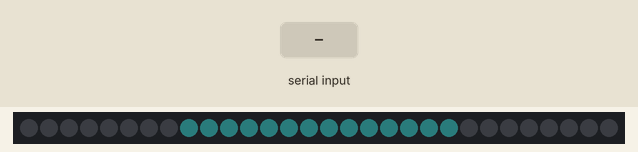
This program was run on a simulated ESP32. Parts: 30 RGB LEDs in strip order, left to right. The test bench sets the inputs (shaded band). Dim RGB values are drawn brighter than linear; I2S audio is not simulated (input reads silence).

Above: at 1.29 s.
1.3 s: "1" received over the second serial link
At 2.1 s:
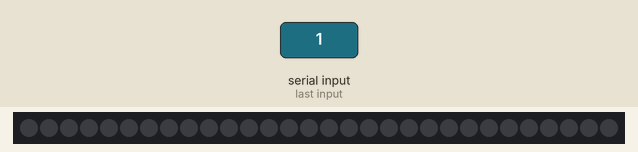
At 5.63 s:
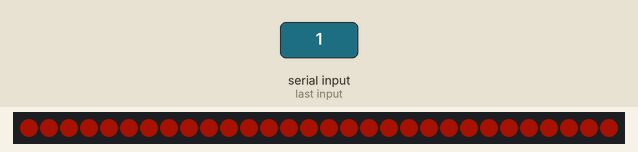
Timing chart, 0 to 7.1 s (numbered marks = the images above; inputs shaded):
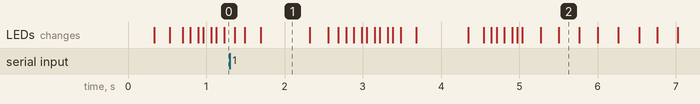

Measured:
- what the display in image 1 shows lasts 0.6 s, from 1.7 s to 2.3 s

The program:

main.cpp
```cpp
#include <Arduino.h>

#include <atomic>

#include "BuildConfig.hpp"
#include "audio_hal_esp32/Esp32I2sAudio.hpp"
#include "audiodecision/AudioDecision.hpp"
#include "audiostartup/AudioStartup.hpp"
#include "config/PinMap.hpp"
#include "enginesim/EngineSim.hpp"
#include "enginesim/ShowScript.hpp"
#include "lights/LightRenderer.hpp"
#include "lights_hal_esp32/Esp32NeoPixelStrip.hpp"
#include "link2/Link2Codec.hpp"
#include "link2monitor/Link2Monitor.hpp"
#include "soundsynth/EngineSynth.hpp"
#include "soundsynth/SynthProfiles.hpp"

#ifdef W17_SIM_LINK2_FEEDER
#include "SimLink2Feeder.hpp"
#endif

namespace {

// ---- Cross-core surface (the ONLY shared state; see CLAUDE.md) ----
// Packed synth params, written by the control loop (core 1), read by the
// audio pump (core 0). One atomic word => torn-free, lock-free.
std::atomic<uint32_t> gSynthParams{0};
// Heartbeat: control loop stamps millis() each tick; the audio task ramps to
// silence if it goes stale (a wedged control loop must not scream forever).
std::atomic<uint32_t> gControlHeartbeatMs{0};

// ---- Config (validated at compile time) ----
constexpr link2monitor::Link2MonitorConfig kMonitorConfig{};
static_assert(kMonitorConfig.valid(), "monitor config");
constexpr enginesim::EngineSimConfig kEngineConfig{};
static_assert(kEngineConfig.valid(), "engine config");
// Engine voice: the BOOT profile (the V10 -- see SynthProfiles.hpp), heard
// until the first link2 frame arrives. At runtime the v2 soundProfile byte
// selects the voice (owner decision 15, 2026-08-16): normalized in the
// control tick below, carried in the packed word's profile bits, applied by
// EngineSynth::applyPackedParams on the audio task.
constexpr soundsynth::EngineSynthConfig kSynthConfig = soundsynth::profiles::kDefault;
static_assert(kSynthConfig.valid(), "synth config: partial sum exceeds headroom");
constexpr lights::LightConfig kLightConfig{};
static_assert(kLightConfig.valid(), "light config: power budget or thresholds");

#ifdef W17_SIM_LINK2_FEEDER
// ---- Sim-image self-identification (sl:safety-5) ----------------------------
// A bench image and the delivery image used to be indistinguishable on the
// finished car: same strip, same sounds, and the sim feeder's scripted frames
// say "armed". So the sim build lights one pixel MAGENTA, permanently.
// Magenta is absent from the whole palette (LightRenderer.cpp) -- nothing else
// on this strip ever shows red and blue together without green -- so one glance
// answers "is this the delivery firmware?".
//
// It sits on the rain light's last pixel: dark except during ERS harvest, so
// the marker costs the demo almost nothing. Written AFTER the compositor, so
// it survives every layer including the failsafe hazard: the marker must not
// be something a fault can hide. Pre-rendered through the same cap+gamma the
// renderer applies, so it stays inside the power budget's model.
constexpr uint8_t kSimMarkerPixel =
    static_cast<uint8_t>(kLightConfig.rainLight.start + kLightConfig.rainLight.len - 1);
static_assert(kLightConfig.rainLight.len > 0, "the sim marker needs a rain-light pixel");
static_assert(kSimMarkerPixel < lights::kNumPixels, "sim marker pixel is off the strip");
constexpr uint8_t kSimMarkerFull = lights::renderedDuty(255, kLightConfig.maxBrightness);
constexpr lights::Rgb kSimMarkerColor{kSimMarkerFull, 0, kSimMarkerFull};
#endif

// ---- Core-1 (control) objects ----
link2monitor::Link2Monitor monitor(kMonitorConfig);
enginesim::EngineSim engine(kEngineConfig);
lights::LightRenderer lightRenderer(kLightConfig);

// ---- Core-0 (audio) objects ----
soundsynth::EngineSynth synth(kSynthConfig);
audio_hal_esp32::Esp32I2sAudio i2s(pinmap::kI2sBclkPin, pinmap::kI2sLrclkPin,
                                    pinmap::kI2sDataPin, soundsynth::kSampleRateHz);

lights_hal_esp32::Esp32NeoPixelStrip strip(pinmap::kLedStripPin, lights::kNumPixels);

constexpr uint32_t kControlPeriodMs = 20; // 50Hz
constexpr uint32_t kLightsPeriodMs = 33;  // ~30Hz
constexpr uint32_t kAudioDeadmanMs = 500; // control-loop staleness -> mute

// ---- Audio pump: core 0, blocks in i2s.write, self-paced ----
void audioTask(void*) {
    constexpr size_t kFrames = 256;
    static int16_t buf[kFrames * 2];
    for (;;) {
        // Dead-man: if the control loop hasn't ticked recently, force silent
        // params regardless of the last packed value.
        const uint32_t now = millis();
        const uint32_t hb = gControlHeartbeatMs.load(std::memory_order_relaxed);
        if (audiodecision::isAudioHeartbeatStale(now, hb, kAudioDeadmanMs)) {
            synth.setParams(0, 0, false, false, false);
        } else {
            synth.applyPackedParams(gSynthParams.load(std::memory_order_relaxed));
        }
        synth.render(buf, kFrames);

        // Runtime I2S write handling (SLR-4). A completed write that reports a
        // non-success status, or success with a byte count other than the 1024
        // requested, permanently disables audio for this boot: emit exactly one
        // diagnostic and delete this task. No retry, no driver uninstall, no
        // reset -- the task's non-existence IS the audio-disabled state, and
        // link2/EngineSim/lights/failsafe on core 1 keep running. This does NOT
        // detect an i2s_write that blocks forever under portMAX_DELAY.
        const audio_hal_esp32::WriteResult wr = i2s.write(buf, kFrames);
        if (audiodecision::runtimeActionFor(
                audiodecision::classifyWrite(wr.status, wr.requestedBytes, wr.bytesWritten)) ==
            audiodecision::AudioRuntimeAction::Disable) {
            W17_UART0_PRINTF("audio disabled: runtime write fault (err 0x%x, requested %u, wrote %u)\n",
                             static_cast<unsigned>(wr.status),
                             static_cast<unsigned>(wr.requestedBytes),
                             static_cast<unsigned>(wr.bytesWritten));
            vTaskDelete(nullptr); // never returns; no code runs after this
        }
    }
}

// ---- Audio-device startup adapter (SLR-3) ----
// Binds the pure audiostartup sequencing to the real IDF / FreeRTOS calls.
// Each I2S op forwards to the HAL (true only on ESP_OK); createTask maps
// pdPASS -> true and keeps the audio task parameters byte-for-byte identical to
// the historical unchecked call. taskResult retains the BaseType_t for the
// one-shot failure diagnostic. No allocation, no dynamic strings.
struct AudioStartupOps {
    BaseType_t taskResult = pdPASS;

    bool installDriver() { return i2s.installDriver(); }
    bool configurePins() { return i2s.configurePins(); }
    bool clearDma() { return i2s.clearDma(); }
    bool createTask() {
        // Audio pump on core 0 (Arduino loop owns core 1; no WiFi/BT here).
        taskResult =
            xTaskCreatePinnedToCore(audioTask, "audio", 4096, nullptr, 5, nullptr, 0);
        return taskResult == pdPASS;
    }
    void uninstallDriver() { i2s.uninstallDriver(); }
};

// Emit exactly one concise startup diagnostic for a failed audio bring-up
// (none on success -- the firmware prints nothing on a healthy boot). Includes
// the underlying esp_err_t / task return code. No dynamic String.
void reportAudioStartup(audiostartup::AudioStartupResult result,
                        [[maybe_unused]] const AudioStartupOps& ops) {
    switch (result) {
        case audiostartup::AudioStartupResult::Ready:
            return;
        case audiostartup::AudioStartupResult::DriverInstallFailed:
            W17_UART0_PRINTF("audio disabled: i2s driver install failed (err 0x%x)\n",
                             static_cast<unsigned>(i2s.lastError()));
            return;
        case audiostartup::AudioStartupResult::PinConfigurationFailed:
            W17_UART0_PRINTF("audio disabled: i2s pin setup failed (err 0x%x)\n",
                             static_cast<unsigned>(i2s.lastError()));
            return;
        case audiostartup::AudioStartupResult::DmaClearFailed:
            W17_UART0_PRINTF("audio disabled: i2s DMA clear failed (err 0x%x)\n",
                             static_cast<unsigned>(i2s.lastError()));
            return;
        case audiostartup::AudioStartupResult::TaskCreationFailed:
            W17_UART0_PRINTF("audio disabled: task creation failed (rc %d)\n",
                             static_cast<int>(ops.taskResult));
            return;
    }
}

uint32_t lastControlMs = 0;
uint32_t lastLightsMs = 0;

} // namespace

void setup() {
#if W17_UART0_DIAGNOSTICS
    // Application UART0 for diagnostics only; compiled out of the delivery
    // build (finding SL-3). ROM/bootloader output on UART0 is outside this gate.
    Serial.begin(115200);
#endif

#ifndef W17_SIM_LINK2_FEEDER
    // link2 in from board #1 on UART2 (RX only; TX reserved for future ack).
    Serial2.begin(115200, SERIAL_8N1, pinmap::kLink2UartRxPin, /*txPin=*/-1);
#else
    // MUTUAL EXCLUSION (sl:safety-5): the sim image never opens the real link2
    // UART, so a scripted frame and a real one can never interleave into one
    // nonsense state. The RX pin is left unconfigured -- the strongest form of
    // "this build does not listen to board #1". See the marker above for the
    // other half: telling the two images apart on the finished car.
    W17_UART0_PRINTF(
        "[sim] SIMULATION IMAGE (esp32dev_sim): scripted link2 frames, real UART2 NOT read.\n"
        "[sim] One magenta pixel marks this build. Re-flash esp32dev before the car ships.\n");
#endif

    // Audio output startup (SLR-3): drive the I2S bring-up and audio-task
    // creation through the tested sequencing. On any failure the driver is torn
    // down best-effort, no audio task exists, audio stays disabled for this
    // boot, and we emit one diagnostic -- then setup() continues so link2,
    // EngineSim, and the lights still come up normally.
    AudioStartupOps audioOps;
    const audiostartup::AudioStartupResult audioResult = audiostartup::startAudio(audioOps);
    reportAudioStartup(audioResult, audioOps);

    strip.begin();

    // ---- Core-1 loop watchdog (sl:safety-2, owner ruling OD-12 Q2(a)) ----
    //
    // WHAT IT FIXES. The audio side already has a dead-man: params not
    // refreshed for kAudioDeadmanMs and the synth ramps to silence. The LIGHT
    // side has none -- a wedged loop() simply stops calling strip.show(), and
    // WS2812s hold their last frame forever. So before this, a hung control
    // loop went quiet and then sat there showing a perfectly healthy-looking
    // armed teal (or a frozen solid amber), which is the worst possible
    // failure: silent, still, and reassuring. Board #1 has carried a loop
    // TWDT since remediation R5-a; this board was the asymmetric one.
    //
    // WHAT THIS CALL DOES. enableLoopWDT() (esp32-hal.h:111,
    // esp32-hal-misc.c:91-99 of the pinned core) subscribes the Arduino
    // loopTask -- the task this function runs on -- to the ONE global TWDT the
    // framework already starts at boot. The core resets it once per loop pass
    // for us (cores/esp32/main.cpp:47-49), so there is no feed call to forget
    // here and no second watchdog.
    //
    // THE DEADLINE IS THE FRAMEWORK'S, NOT BOARD #1's. sdkconfig ships
    // CONFIG_ESP_TASK_WDT_TIMEOUT_S=5 with CONFIG_ESP_TASK_WDT_PANIC=y, so a
    // wedged loop panics and reboots after ~5 s, against board #1's 2 s.
    // Matching 2 s would mean esp_task_wdt_init(2, true), which UPDATES the
    // single global instance and so also moves the core-0 idle task to a 2 s
    // deadline -- on this board core 0 is the audio pump, and whether it ever
    // starves IDLE0 for 2 s is unmeasurable until the bench (A2 NOT EXECUTED).
    // Taking the framework default adds protection without adding an
    // unvalidated reset risk. [bench-TBD]: an owner call once Phase B can
    // measure it.
    //
    // SYMPTOM LEGEND (so a self-reset is not mistaken for a radio failsafe):
    //   lights blink OFF entirely and the engine re-cranks from silence
    //     = board #2 rebooted itself (this watchdog). The strip is cleared on
    //       boot (Esp32NeoPixelStrip.cpp:8-12) and the monitor re-enters
    //       NeverConnected -> Up, so recovery is clean and obvious.
    //   lights go AMBER HAZARD and the engine falls silent, strip still alive
    //     = link2 staleness / failsafe. Board #2 is fine; board #1 or the
    //       harness is not.
    // Audio leads either way: the 500 ms dead-man mutes long before the ~5 s
    // watchdog fires, so "went quiet, then everything blinked off" is one
    // event, not two.
    enableLoopWDT();
}

void loop() {
    const uint32_t nowMs = millis();

#ifndef W17_SIM_LINK2_FEEDER
    // ---- Drain the link2 UART every pass (never let bytes back up). ----
    while (Serial2.available() > 0) {
        monitor.feedByte(static_cast<uint8_t>(Serial2.read()), nowMs);
    }
#endif

#ifdef W17_SIM_LINK2_FEEDER
    // Standalone bench demo: inject scripted frames through the same monitor
    // path the UART uses. This is the ONLY frame source in this build
    // (sl:safety-5) -- the real UART is not opened, let alone drained.
    {
        static uint8_t simFrame[link2::kFrameLen];
        const size_t n = simfeeder::tick(nowMs, simFrame);
        for (size_t i = 0; i < n; ++i) {
            monitor.feedByte(simFrame[i], nowMs);
        }
    }
#endif

    // ---- 50Hz control tick: monitor -> show script -> engine -> publish. ----
    if (nowMs - lastControlMs >= kControlPeriodMs) {
        lastControlMs = nowMs;
        monitor.poll(nowMs);
        // Showcase (link2 modeFlags bit0): under showcase sound authority the
        // curated idle script substitutes the throttle the wire truthfully
        // carries as 0 (gentle seeded blips, limiter/overrun unreachable by
        // construction -- lib/enginesim/ShowScript.hpp). In every other state
        // -- driving, disarmed, failsafe, low battery, stale link --
        // applyShowScript is a pure pass-through, so the drive path cannot
        // be touched by it. Ignition itself keys on armed || showcase inside
        // EngineSim (D5/D4 gating included).
        engine.update(nowMs, enginesim::applyShowScript(monitor.state(), nowMs));
        const enginesim::EngineState& e = engine.engine();
        // link2 v2 operator sound config rides the same single packed word:
        // the operator volume composes into the state volume here on core 1
        // (failsafe still wins -- Ignition::Off makes the state volume 0 and
        // 0 scales to 0), and the normalized voice profile takes the two
        // profile bits. The cross-core surface stays word + heartbeat.
        const link2::VehicleState& v = monitor.state();
        gSynthParams.store(
            soundsynth::packParams(
                e.engineRpm,
                audiodecision::applyOperatorVolume(
                    audiodecision::synthVolumeFor(e.ignition, e.throttlePercent), v.volume),
                e.ersWhine, e.limiterActive, e.overrunActive,
                audiodecision::normalizeSoundProfile(v.soundProfile)),
            std::memory_order_relaxed);
        gControlHeartbeatMs.store(nowMs, std::memory_order_relaxed);
    }

    // ---- ~30Hz lights ----
    if (nowMs - lastLightsMs >= kLightsPeriodMs) {
        lastLightsMs = nowMs;
        lights::Rgb px[lights::kNumPixels];
        // Ignition comes from the same core-1 EngineSim the control tick
        // updates (the lights animation must key off the real ignition state
        // machine, never re-derive it from `armed`).
        lightRenderer.render(monitor.state(), monitor.status(), engine.engine().ignition, nowMs,
                             px);
#ifdef W17_SIM_LINK2_FEEDER
        px[kSimMarkerPixel] = kSimMarkerColor; // after every layer, hazard included
#endif
        for (uint8_t i = 0; i < lights::kNumPixels; ++i) {
            strip.setPixel(i, px[i].r, px[i].g, px[i].b);
        }
        strip.show();
    }
}
```

BuildConfig.hpp
```cpp
#pragma once

// Compile-time gate for application-owned UART0 (Serial) diagnostics
// (historical finding SL-3). This is a build-feature knob only -- no runtime
// setting, no NVS, no strap, no command. Both firmware TUs (src/main.cpp and
// src/SimLink2Feeder.cpp) share this gate, hence a small shared header.
//
//   0 => diagnostics compiled OUT (the delivery firmware: no Serial.begin, no
//        application Serial.print*, no diagnostic strings in the binary).
//   1 => diagnostics retained (simulation / tuning / diagnostic / dev builds
//        where UART0 output is useful).
//
// This gate covers APPLICATION UART0 only. It does not touch UART2 / Serial2
// (link2 input), framework/ROM/bootloader output, or flashing behavior.
//
// A defensive default of 0 keeps an unconfigured build quiet, but every real
// firmware environment defines the value explicitly (see platformio.ini).

#ifndef W17_UART0_DIAGNOSTICS
#define W17_UART0_DIAGNOSTICS 0
#endif

#if W17_UART0_DIAGNOSTICS != 0 && W17_UART0_DIAGNOSTICS != 1
#error "W17_UART0_DIAGNOSTICS must be 0 or 1"
#endif

// Application UART0 diagnostic print. When disabled it expands to a no-op:
// arguments are NOT evaluated and no string literals or Serial reference remain
// at the call site. This wrapper carries no control flow -- callers keep their
// own failure handling (e.g. vTaskDelete) as separate statements.
#if W17_UART0_DIAGNOSTICS
#define W17_UART0_PRINTF(...) Serial.printf(__VA_ARGS__)
#else
#define W17_UART0_PRINTF(...) \
    do {                      \
    } while (0)
#endif
```

Source omitted: SimLink2Feeder.cpp (4885 bytes)
